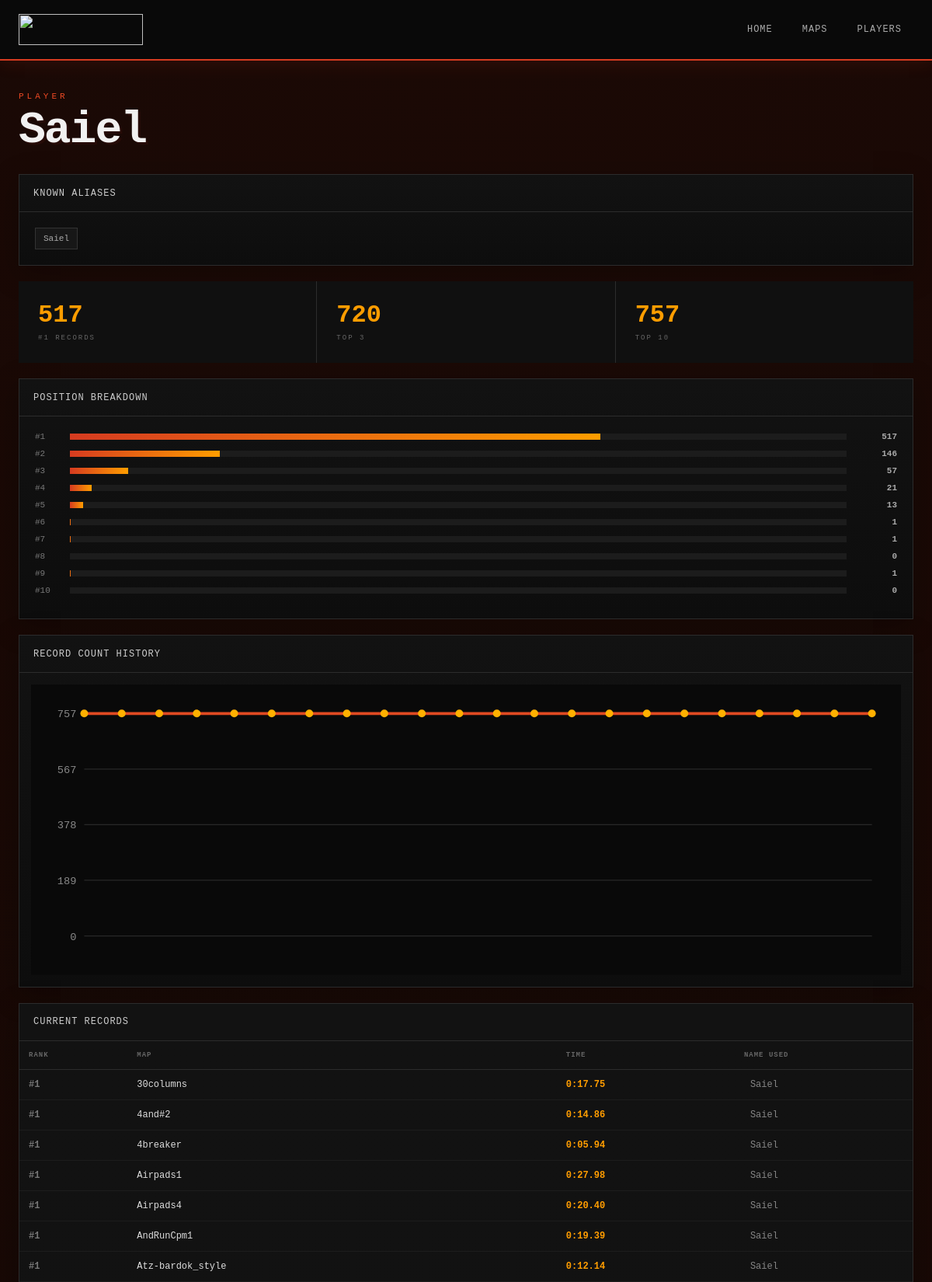
Page /player/2 (upper part) on the committed database.
### tables this page shows
CREATE TABLE players (
            id INTEGER PRIMARY KEY AUTOINCREMENT,
            canonical_name TEXT NOT NULL UNIQUE
        );

CREATE TABLE player_aliases (
            id INTEGER PRIMARY KEY AUTOINCREMENT,
            player_id INTEGER NOT NULL,
            name TEXT NOT NULL UNIQUE,
            first_seen TEXT,
            last_seen TEXT,

            FOREIGN KEY (player_id)
                REFERENCES players(id)
                ON DELETE CASCADE
        );

CREATE TABLE maps (
            id INTEGER PRIMARY KEY AUTOINCREMENT,
            name TEXT NOT NULL UNIQUE
        );

### website/app.py (the view)
@app.route("/player/<int:player_id>")
def player_page(player_id):
    player = query_one(
        """
        SELECT id, canonical_name
        FROM players
        WHERE id = ?
        """,
        (player_id,)
    )
    if not player:
        abort(404)
    aliases = query_all(
        """
        SELECT
            name,
            first_seen,
            last_seen
        FROM player_aliases
        WHERE player_id = ?
        ORDER BY name
        """,
        (player_id,)
    )
    current_records = query_all(
        """
        SELECT
            r.rank,
            r.time_text,
            r.time_seconds,

            m.id AS map_id,
            m.name AS map_name,

            pa.name AS name_used

        FROM records r

        JOIN maps m
            ON m.id = r.map_id

        JOIN player_aliases pa
            ON pa.id = r.player_alias_id

        WHERE pa.player_id = ?

          AND r.scrape_id = (
              SELECT MAX(id)
              FROM scrapes
          )

        ORDER BY r.rank, m.name
        """,
        (player_id,)
    )
    statistics = query_one(
        """
        SELECT
            SUM(CASE WHEN r.rank = 1 THEN 1 ELSE 0 END) AS rank1,
            SUM(CASE WHEN r.rank = 2 THEN 1 ELSE 0 END) AS rank2,
            SUM(CASE WHEN r.rank = 3 THEN 1 ELSE 0 END) AS rank3,
            SUM(CASE WHEN r.rank = 4 THEN 1 ELSE 0 END) AS rank4,
            SUM(CASE WHEN r.rank = 5 THEN 1 ELSE 0 END) AS rank5,
            SUM(CASE WHEN r.rank = 6 THEN 1 ELSE 0 END) AS rank6,
            SUM(CASE WHEN r.rank = 7 THEN 1 ELSE 0 END) AS rank7,
            SUM(CASE WHEN r.rank = 8 THEN 1 ELSE 0 END) AS rank8,
            SUM(CASE WHEN r.rank = 9 THEN 1 ELSE 0 END) AS rank9,
            SUM(CASE WHEN r.rank = 10 THEN 1 ELSE 0 END) AS rank10,
            COUNT(r.id) AS total

        FROM records r

        JOIN player_aliases pa
            ON pa.id = r.player_alias_id

        WHERE pa.player_id = ?

          AND r.scrape_id = (
              SELECT MAX(id)
              FROM scrapes
          )
        """,
        (player_id,)
    )
    history = query_all(
        """
        SELECT
            s.scraped_at,
            COUNT(*) AS record_count

        FROM records r

        JOIN scrapes s
            ON s.id = r.scrape_id

        JOIN player_aliases pa
            ON pa.id = r.player_alias_id

        WHERE pa.player_id = ?

        GROUP BY s.id

        ORDER BY s.id
        """,
        (player_id,)
    )
    chart = make_player_history_svg(
        history
    )
    return render_template(
        "player.html",
        player=player,
        aliases=aliases,
        records=current_records,
        statistics=statistics,
        history=history,
        chart=chart,
        format_time=format_time,
    )

### website/app.py (called while the page is built)
def get_db():
    if not DATABASE.exists():
        raise RuntimeError(
            f"Database not found: {DATABASE}"
        )
    conn = sqlite3.connect(
        DATABASE
    )
    conn.row_factory = sqlite3.Row
    return conn

def query_one(sql, params=()):
    conn = get_db()
    try:
        return conn.execute(
            sql,
            params
        ).fetchone()
    finally:
        conn.close()

def query_all(sql, params=()):
    conn = get_db()
    try:
        return conn.execute(
            sql,
            params
        ).fetchall()
    finally:
        conn.close()

### website/templates/player.html (shortened to what this page needs)
{% extends "base.html" %}
{% block content %}
<div class="page-heading">
    <div class="eyebrow">
        PLAYER
    </div>
    <h1>
        {{ player.canonical_name }}
    </h1>
</div>
<section class="panel">
    <div class="panel-title">
        <span>KNOWN ALIASES</span>
    </div>
    <div class="aliases">
        {% for alias in aliases %}
            <span class="alias-chip">
                {{ alias.name }}
            </span>
        {% endfor %}
    </div>
</section>
<section class="stats-grid">
    <div class="stat-box">
        <strong>{{ statistics.rank1 or 0 }}</strong>
        <span>#1 RECORDS</span>
    </div>
    <div class="stat-box">
        <strong>
            {{
                (statistics.rank1 or 0)
                + (statistics.rank2 or 0)
                + (statistics.rank3 or 0)
            }}
        </strong>
        <span>TOP 3</span>
    </div>
    <div class="stat-box">
        <strong>{{ statistics.total or 0 }}</strong>
        <span>TOP 10</span>
    </div>
</section>
<section class="panel">
    <div class="panel-title">
        <span>POSITION BREAKDOWN</span>
    </div>
    <div class="position-bars">
        {% for n in range(1, 11) %}
        {% set value = statistics["rank" ~ n] or 0 %}
        <div class="position-row">
            <span>#{{ n }}</span>
            <div class="bar">
                <div
                    style="
                        width:
                        {{ (value / (statistics.total or 1) * 100) }}%;
                    "
                ></div>
            </div>
            <strong>{{ value }}</strong>
        </div>
        {% endfor %}
    </div>
</section>
{% if chart %}
<section class="panel">
    <div class="panel-title">
        <span>RECORD COUNT HISTORY</span>
    </div>
    <div class="chart-container">
        {{ chart|safe }}
    </div>
</section>
{% endif %}
<section class="panel">
    <div class="panel-title">
        <span>CURRENT RECORDS</span>
    </div>
    {% if records %}
    <div class="table-wrap">
        <table>
            <thead>
                <tr>
                    <th>RANK</th>
                    <th>MAP</th>
                    <th>TIME</th>
                    <th>NAME USED</th>
                </tr>
            </thead>
            <tbody>
            {% for record in records %}
                <tr>
                    <td class="rank">
                        #{{ record.rank }}
                    </td>
                    <td>
                        <a
                            class="player-link"
                            href="/map/{{ record.map_id }}"
                        >
                            {{ record.map_name }}
                        </a>
                    </td>
                    <td class="time">
                        {{ record.time_text }}
                    </td>
                    <td class="muted">
                        {{ record.name_used }}
                    </td>
                </tr>
            {% endfor %}
            </tbody>
        </table>
    </div>
    {% else %}
    <div class="empty">
        No current records.
    </div>
    {% endif %}
</section>
{% endblock %}

### website/static/css/style.css (style rules this page uses)
:root { --bg: #070707; --panel: #101010; --panel2: #151515; --border: #2c2c2c; --red: #d63b20; --red-bright: #f04a25; --orange: #ff9d00; --gold: #ffbd25; --silver: #bfc4ca; --bronze: #b87842; --text: #e5e5e5; --muted: #858585; --max-width: 1400px; }
* { box-sizing: border-box; }
html { background: var(--bg); }
body { margin: 0; background: radial-gradient( circle at top, #1b0905 0, #070707 38%, #050505 100% ); color: var(--text); font-family: "Courier New", Courier, monospace; min-height: 100vh; }
a { color: inherit; text-decoration: none; }
.eyebrow { color: var(--red-bright); font-size: 11px; letter-spacing: 4px; margin-bottom: 12px; }
.hero h1, .page-heading h1 { margin: 0; color: #f1f1f1; font-size: clamp( 38px, 7vw, 78px ); line-height: 0.9; letter-spacing: -3px; text-shadow: 3px 3px 0 #260b07; }
.panel { background: linear-gradient( 180deg, #121212, #0d0d0d ); border: 1px solid var(--border); margin-bottom: 20px; box-shadow: 0 10px 35px rgba(0,0,0,.25); }
.panel-title { min-height: 48px; display: flex; align-items: center; justify-content: space-between; padding: 0 18px; border-bottom: 1px solid var(--border); color: #ccc; font-size: 12px; letter-spacing: 1px; }
.muted { color: var(--muted); padding-left: 20px; }
.table-wrap { overflow-x: auto; }
table { width: 100%; border-collapse: collapse; font-size: 12px; }
th { color: #666; text-align: left; font-size: 9px; letter-spacing: 1px; padding: 13px 12px; border-bottom: 1px solid var(--border); white-space: nowrap; }
td { padding: 12px; border-bottom: 1px solid #1d1d1d; white-space: nowrap; }
.rank { color: #777; font-weight: bold; }
.time, .total { color: var(--orange); font-weight: bold; }
.player-link { color: #ddd; }
.page-heading { margin-bottom: 30px; }
.page-heading h1 { font-size: clamp( 32px, 5vw, 58px ); letter-spacing: -2px; }
.chart-container { padding: 15px; }
.chart { width: 100%; height: auto; display: block; }
.aliases { padding: 20px; display: flex; flex-wrap: wrap; gap: 8px; }
.alias-chip { padding: 7px 10px; border: 1px solid #333; background: #171717; color: #aaa; font-size: 11px; }
.stats-grid { display: grid; grid-template-columns: repeat(3, 1fr); gap: 1px; background: var(--border); margin-bottom: 20px; }
.stat-box { background: var(--panel); padding: 25px; }
.stat-box strong { display: block; color: var(--orange); font-size: 32px; }
.stat-box span { color: #666; font-size: 9px; letter-spacing: 2px; }
.position-bars { padding: 20px; }
.position-row { display: grid; grid-template-columns: 35px 1fr 55px; gap: 10px; align-items: center; margin-bottom: 10px; color: #777; font-size: 11px; }
.position-row strong { color: #aaa; text-align: right; }
.bar { height: 8px; background: #1c1c1c; }
.bar div { height: 100%; background: linear-gradient( 90deg, var(--red), var(--orange) ); }

### rows in the picture
players: canonical_name "Saiel"
player_aliases: name "Saiel"
maps: rank "1", map_name "30columns", time_text "0:17.75", name_used "Saiel"
maps: rank "1", map_name "4and#2", time_text "0:14.86", name_used "Saiel"
maps: rank "1", map_name "4breaker", time_text "0:05.94", name_used "Saiel"
maps: rank "1", map_name "Airpads1", time_text "0:27.98", name_used "Saiel"
maps: rank "1", map_name "Airpads4", time_text "0:20.40", name_used "Saiel"
maps: rank "1", map_name "AndRunCpm1", time_text "0:19.39", name_used "Saiel"
maps: rank "1", map_name "Atz-bardok_style", time_text "0:12.14", name_used "Saiel"

### other values in the picture
{{ statistics.rank1 or 0 }} "517"
{{ statistics.total or 0 }} "757"
{{ n }} "1" "2" "3" "4" "5" "6" "7" "8" "9" "10"
{{ value }} "517" "146" "57" "21" "13" "1" "1" "0" "1" "0"
{{ chart|safe }} "757 567 378 189 0"
